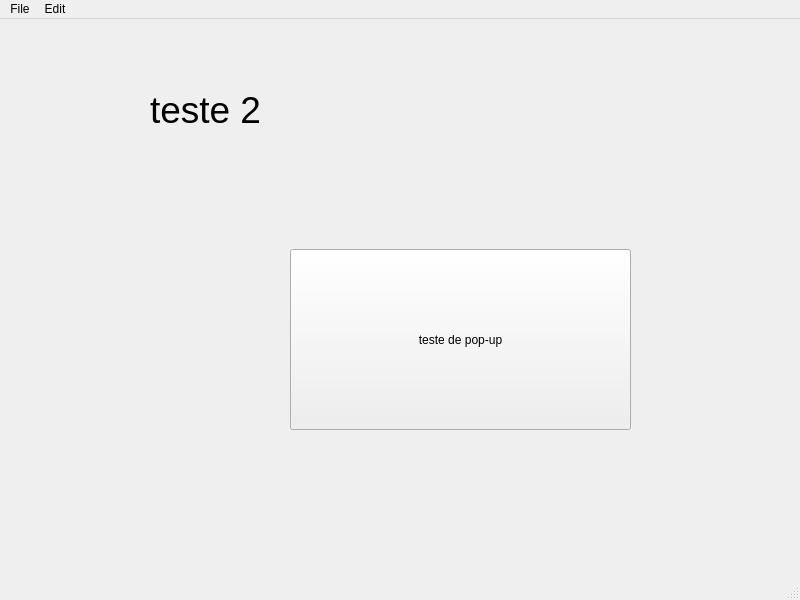
<?xml version="1.0" encoding="UTF-8"?>
<ui version="4.0">
 <class>MainWindow</class>
 <widget class="QMainWindow" name="MainWindow">
  <property name="geometry">
   <rect>
    <x>0</x>
    <y>0</y>
    <width>800</width>
    <height>600</height>
   </rect>
  </property>
  <property name="windowTitle">
   <string>MainWindow</string>
  </property>
  <widget class="QWidget" name="centralwidget">
   <widget class="QLabel" name="label">
    <property name="geometry">
     <rect>
      <x>150</x>
      <y>30</y>
      <width>351</width>
      <height>121</height>
     </rect>
    </property>
    <property name="font">
     <font>
      <pointsize>28</pointsize>
     </font>
    </property>
    <property name="text">
     <string>teste 2</string>
    </property>
   </widget>
   <widget class="QPushButton" name="btn_popup">
    <property name="geometry">
     <rect>
      <x>290</x>
      <y>230</y>
      <width>341</width>
      <height>181</height>
     </rect>
    </property>
    <property name="text">
     <string>teste de pop-up</string>
    </property>
   </widget>
  </widget>
  <widget class="QMenuBar" name="menubar">
   <property name="geometry">
    <rect>
     <x>0</x>
     <y>0</y>
     <width>800</width>
     <height>21</height>
    </rect>
   </property>
   <widget class="QMenu" name="menuFile">
    <property name="title">
     <string>File</string>
    </property>
    <addaction name="actionNew"/>
    <addaction name="actionSave"/>
   </widget>
   <widget class="QMenu" name="menuEdit">
    <property name="title">
     <string>Edit</string>
    </property>
    <addaction name="actionCopy"/>
    <addaction name="actionPaste"/>
   </widget>
   <addaction name="menuFile"/>
   <addaction name="menuEdit"/>
  </widget>
  <widget class="QStatusBar" name="statusbar"/>
  <action name="actionNew">
   <property name="text">
    <string>New</string>
   </property>
   <property name="statusTip">
    <string>Cria um arquivo novo</string>
   </property>
   <property name="shortcut">
    <string>Ctrl+N</string>
   </property>
  </action>
  <action name="actionSave">
   <property name="text">
    <string>Save</string>
   </property>
   <property name="statusTip">
    <string>Salva o arquivo</string>
   </property>
   <property name="shortcut">
    <string>Ctrl+S</string>
   </property>
  </action>
  <action name="actionCopy">
   <property name="text">
    <string>Copy</string>
   </property>
   <property name="statusTip">
    <string>Copia o arquivo</string>
   </property>
   <property name="shortcut">
    <string>Ctrl+C</string>
   </property>
  </action>
  <action name="actionPaste">
   <property name="text">
    <string>Paste</string>
   </property>
   <property name="statusTip">
    <string>Cola o arquivo</string>
   </property>
   <property name="shortcut">
    <string>Ctrl+V</string>
   </property>
  </action>
 </widget>
 <resources/>
 <connections/>
</ui>
